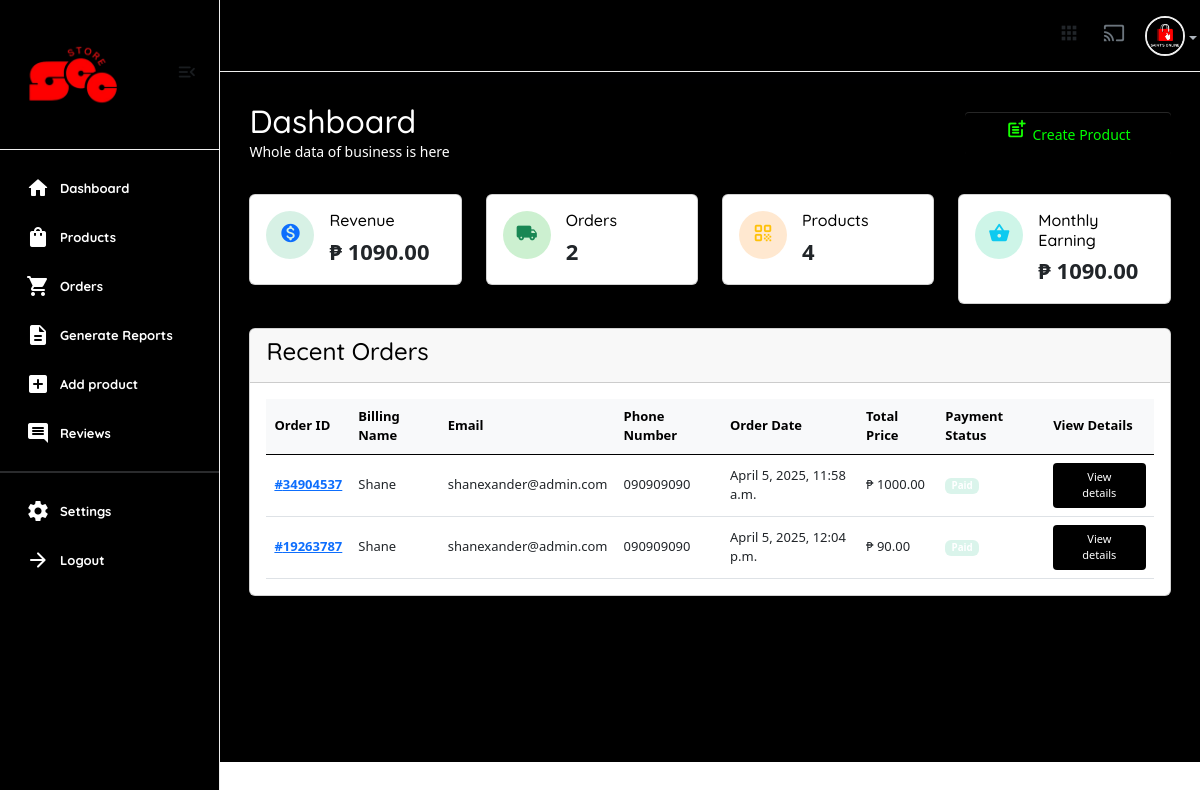
/useradmin/ (signed in), run on an earlier commit of the app's database.
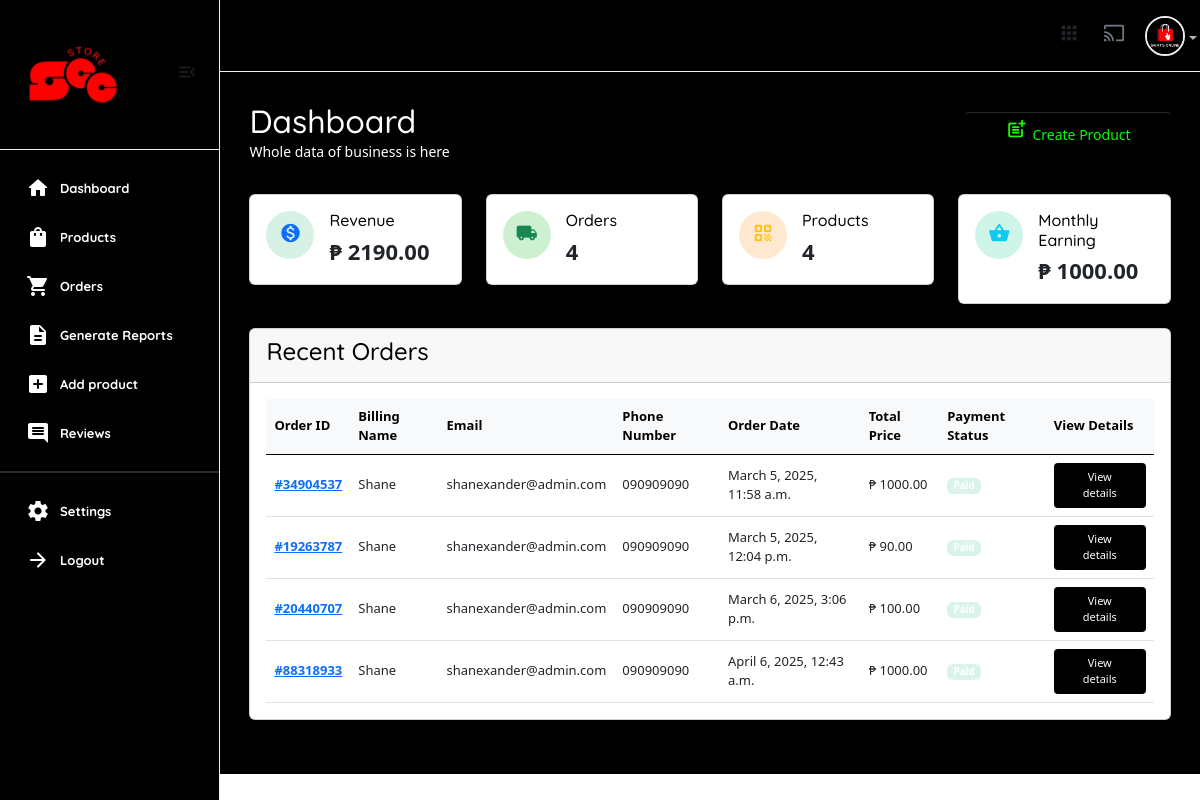
And on a later commit of the database.
### core/models.py (models this page shows)
class CartOrder(models.Model):
    user = models.ForeignKey(User, on_delete=models.CASCADE,)
    full_name = models.CharField(max_length=100, null=True, blank=True)
    email = models.CharField(max_length=100, null=True, blank=True)
    phone = models.CharField(max_length=100, null=True, blank=True)
    address = models.CharField(max_length=100, null=True, blank=True)
    city = models.CharField(max_length=100, null=True, blank=True)
    state = models.CharField(max_length=100, null=True, blank=True)
    country = models.CharField(max_length=100, null=True, blank=True)
    price = models.DecimalField(max_digits=12, decimal_places=2, default="1.99")
    vat = models. DecimalField(max_digits=12, decimal_places=2, default="0.00")
    saved = models.DecimalField(max_digits=12, decimal_places=2, default="0.00")
    coupons = models.ManyToManyField("core.Coupon", blank=True)
    paid_status = models.BooleanField(default=False)
    order_date = models.DateTimeField(auto_now_add=False, null=True, default=timezone.now)
    product_status = models.CharField(choices=STATUS_CHOICES, max_length=30, default="processing")
    sku = ShortUUIDField(null=True, blank=True, length=5, prefix="SKU", max_length=20, alphabet="abcd1234")
    oid = ShortUUIDField(null=True, blank=True, length=8, max_length=20, alphabet="1234567890")
    date = models.DateTimeField(default=timezone.now, null=True, blank=True)
    stripe_payment_intent = models.CharField(max_length=1000, null=True, blank=True)
    class Meta:
        verbose_name_plural = "Cart Order"

### useradmin/views.py (the view)
# urls.py: path("", views.dashboard, name="dashboard"),
@user_passes_test(is_admin)
def dashboard(request):
    user = User.objects.get(id=request.user.id)
    revenue = 0  # Placeholder for total revenue. Replace with actual query when ready.
    revenue = CartOrder.objects.filter(paid_status=True).aggregate(price=Sum("price"))
    this_month = dt.datetime.now().month
    monthly_revenue = CartOrder.objects.filter(paid_status=True, order_date__month=this_month).aggregate(price=Sum("price"))
    total_orders_count = CartOrder.objects.all()
    all_products = Product.objects.all()
    all_categories = Category.objects.all()
    new_customers = User.objects.all().order_by("-id")[:6]
    latest_orders = CartOrder.objects.all()
    context = {
        "user": user,
        "monthly_revenue": monthly_revenue,
        "revenue": revenue,
        "all_products": all_products,
        "all_categories": all_categories,
        "new_customers": new_customers,
        "latest_orders": latest_orders,
        "total_orders_count": total_orders_count,
    }
    return render(request, "useradmin/dashboard.html", context)

### core/context_processor.py (called while the page is built)
def default(request):
    categories = Category.objects.all()
    vendors = Vendor.objects.all()
    min_max_price = Product.objects.aggregate(Min("price"), Max("price"))
    try:
        address = Address.objects.get(user=request.user)
    except:
        address = None
    return {
        'categories': categories,
        'address':address,
        'vendors': vendors,
        'min_max_price':min_max_price
    }

### useradmin/views.py (called while the page is built)
def is_admin(user):
    return user.groups.filter(name='Staff').exists()

### templates/useradmin/dashboard.html (shortened to what the changed rows need)
{% extends 'useradmin/base.html' %}
{% load static %}
{% load humanize %}
{% block content %}
<section class="content-main">
    <div class="content-header">
        <div>
            <h2 class="content-title card-title text-white" style="color:rgb(255, 255, 255);">Dashboard</h2>
        </div>
    </div>
    <div class="row">
        <div class="col-lg-3">
            <div class="card card-body mb-4">
                <article class="icontext">
                    <div class="text">
                        <h6 class="mb-1 card-title">Revenue</h6>
                            <span>₱ {{ revenue.price|floatformat:2 }}</span>
                    </div>
                </article>
            </div>
        </div>
        <div class="col-lg-3">
            <div class="card card-body mb-4">
                <article class="icontext">
                    <div class="text">
                        <h6 class="mb-1 card-title">Orders</h6>
                        <span>{{total_orders_count.count}}</span>
                    </div>
                </article>
            </div>
        </div>
        <div class="col-lg-3">
            <div class="card card-body mb-4">
                <article class="icontext">
                    <div class="text">
                        <h6 class="mb-1 card-title">Monthly Earning</h6>
                        <span>₱ {{ monthly_revenue.price|floatformat:2 }}</span>
                    </div>
                </article>
            </div>
        </div>
    </div>
    <div class="card mb-4">
        <div class="card-body">
            <div class="table-responsive">
                <div class="table-responsive">
                    <table id="recentOrders" class="table align-middle table-nowrap mb-0">
                        <thead class="table-light">
                            <tr>
                                <th class="align-middle" scope="col">Order ID</th>
                                <th class="align-middle" scope="col">Billing Name</th>
                                <th class="align-middle" scope="col">Email</th>
                                <th class="align-middle" scope="col">Phone Number</th>
                                <th class="align-middle" scope="col">Order Date</th>
                                <th class="align-middle" scope="col">Total Price</th>
                                <th class="align-middle" scope="col">Payment Status</th>
                                <th class="align-middle" scope="col">View Details</th>
                            </tr>
                        </thead>
                        <tbody>
                            {% for l in latest_orders %}
                            <tr>
                                <td><a href="#" class="fw-bold">#{{l.oid}}</a></td>
                                <td>{{l.full_name}}</td>
                                <td>{{l.email}}</td>
                                <td>{{l.phone}}</td>
                                <td>{{l.order_date}}</td>
                                <td>₱ {{l.price}}</td>
                                <td>
                                    {% if l.paid_status == True %}
                                    <span class="badge badge-pill badge-soft-success">Paid</span>
                                    {% else %}
                                    <span class="badge badge-pill badge-soft-danger">Not Paid</span>
                                    {% endif %}
                                </td>
                                <td>
                                    <a href="{% url 'useradmin:order_detail' l.id %}" class="btn btn-xs"> View details</a>
                                </td>
                            </tr>
                            {% endfor %}
                        </tbody>
                    </table>
                </div>
            </div>
        </div>
    </div>
</section>
{% endblock content %}

What changed in the data, as far as the page shows it:
changed CartOrder: order_date "April 5, 2025, 11:58 a.m." → "March 5, 2025, 11:58 a.m."
changed CartOrder: order_date "April 5, 2025, 12:04 p.m." → "March 5, 2025, 12:04 p.m."
added CartOrder: oid "20440707", full_name "Shane", email "shanexander@admin.com", phone "090909090", order_date "March 6, 2025, 3:06 p.m.", price "100.00", paid_status "Paid"
added CartOrder: oid "88318933", full_name "Shane", email "shanexander@admin.com", phone "090909090", order_date "April 6, 2025, 12:43 a.m.", price "1000.00", paid_status "Paid"
Also different on the page:
{{ revenue.price|floatformat:2 }}: "1090.00" → "2190.00"
{{ total_orders_count.count }}: "2" → "4"
{{ monthly_revenue.price|floatformat:2 }}: "1090.00" → "1000.00"
